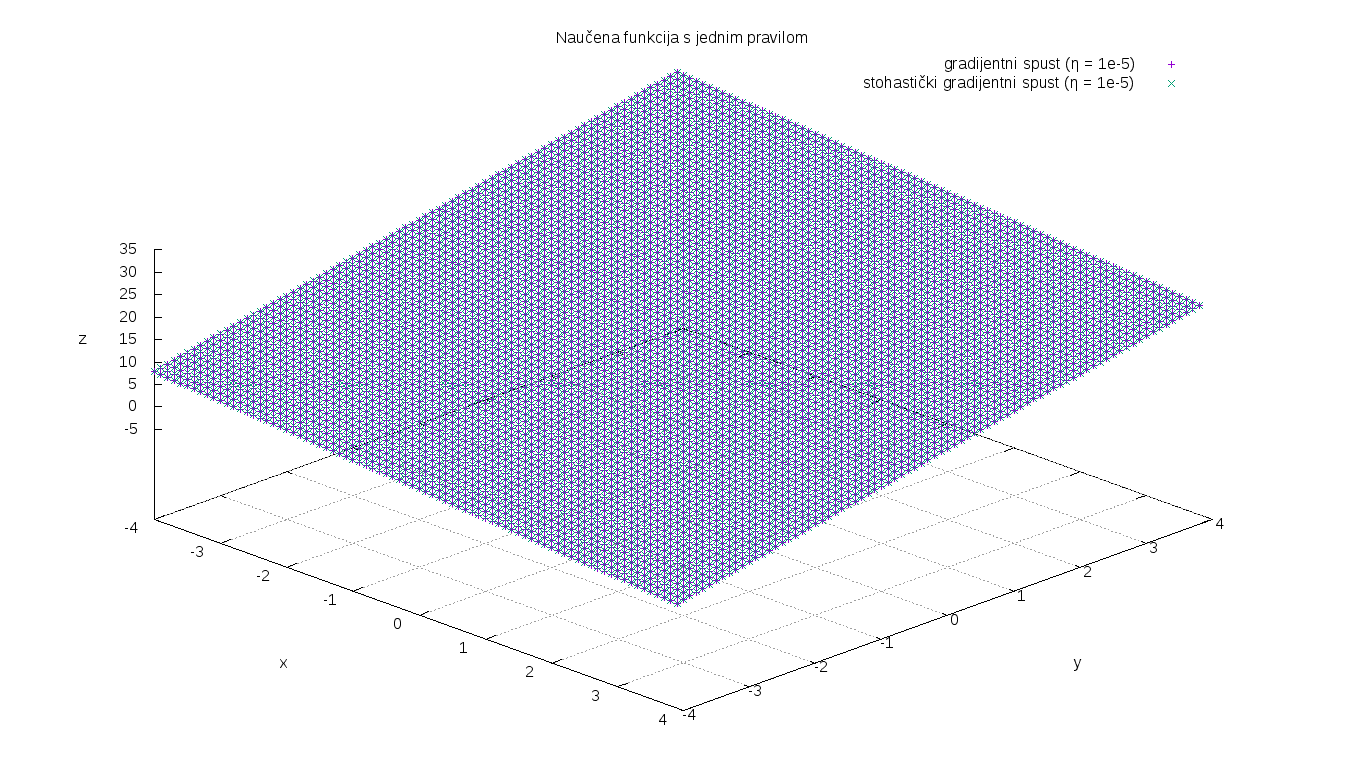

The gnuplot source for this figure:
set grid
set title "Naučena funkcija s jednim pravilom"
set xlabel "x"
set ylabel "y"
set zlabel "z"
set view 45,45
set terminal png size 1366,768
set output "task_04a.png"
splot [-4:4] [-4:4] "task_04_gd_1.txt"  title "gradijentni spust (η = 1e-5)", \
                    "task_04_ogd_1.txt" title "stohastički gradijentni spust (η = 1e-5)"
